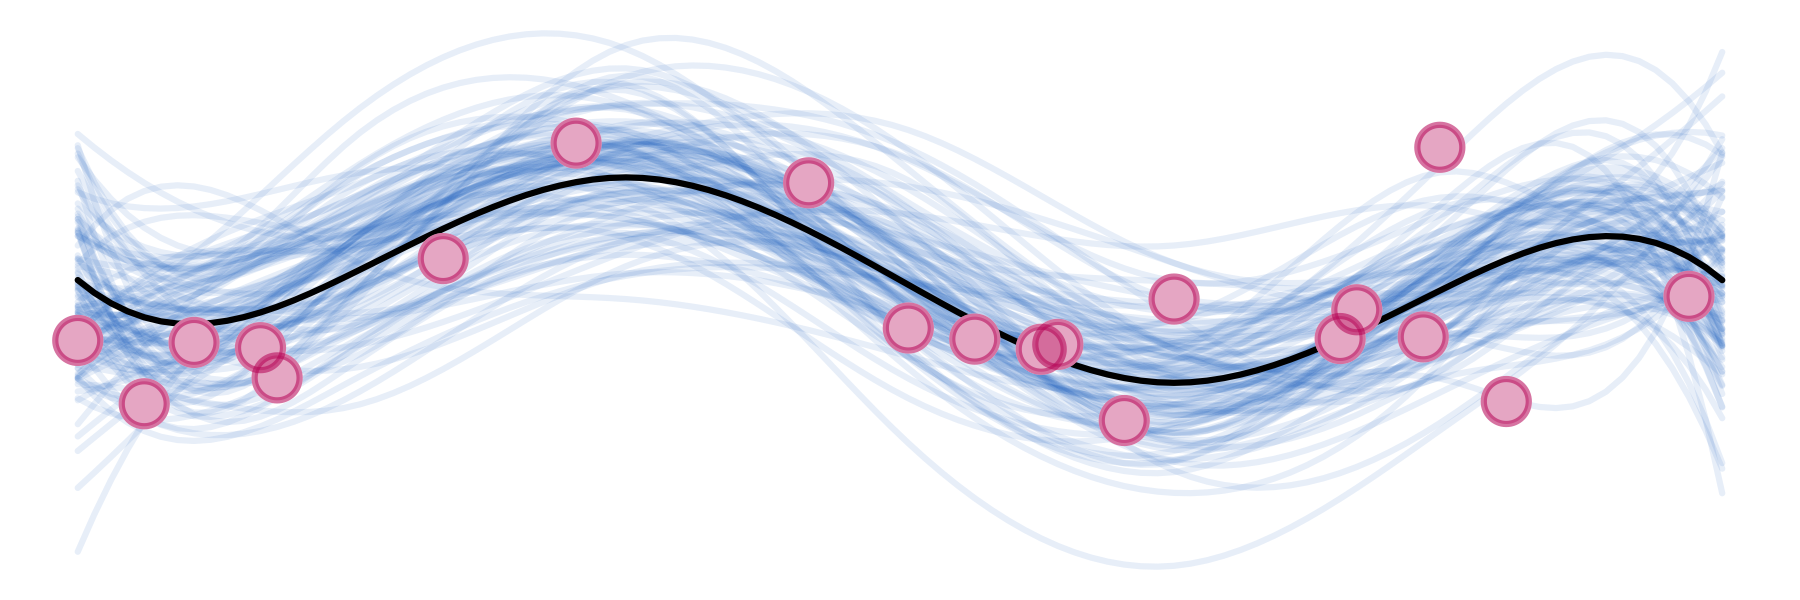

Write the R code that produced this figure.
library(mgcv)
library(splines)

df <- 9  # degree of basis expansion
n <- 100
X <- bs(1:n,df=df,intercept=TRUE)  # basis expansion
dim(X)
matplot(X,type="l")

beta <- c(0,-0.005,0,0.01,0,-0.01,0,0.005,0)
mu <- X%*%beta
y <- rnorm(100,mu,sd=0.004)

beta_star <- sapply(beta,function(x) rnorm(100,x,sd=0.005))

png("media/gam_logo.png",width=3,height=1,units="in",res=600,bg=NA)
par(mar=c(0.1,0.1,0.1,0.1))
matplot(1:100,X%*%t(beta_star),col=rgb(11/255,107/255,195/255,0.1),type="l",lty=1,axes=FALSE,xlab="",ylab="")
lines(mu)
s <- sample(1:n,20)
points(s,y[s],col="white",pch=19)
points(s,y[s],bg=rgb(195/255,11/255,102/255,0.35),col=rgb(195/255,11/255,102/255,0.55),pch=21)
dev.off()
